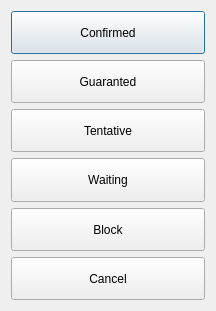
<?xml version="1.0" encoding="UTF-8"?>
<ui version="4.0">
 <class>DlgReserveConfirmStatus</class>
 <widget class="QDialog" name="DlgReserveConfirmStatus">
  <property name="geometry">
   <rect>
    <x>0</x>
    <y>0</y>
    <width>216</width>
    <height>311</height>
   </rect>
  </property>
  <property name="windowTitle">
   <string>Confirmation</string>
  </property>
  <layout class="QVBoxLayout" name="verticalLayout">
   <item>
    <widget class="QPushButton" name="btnConfirmed">
     <property name="maximumSize">
      <size>
       <width>222</width>
       <height>222</height>
      </size>
     </property>
     <property name="text">
      <string>Confirmed</string>
     </property>
     <property name="icon">
      <iconset resource="res.qrc">
       <normaloff>:/images/ball-green.png</normaloff>:/images/ball-green.png</iconset>
     </property>
    </widget>
   </item>
   <item>
    <widget class="QPushButton" name="btnGuaranted">
     <property name="maximumSize">
      <size>
       <width>222</width>
       <height>222</height>
      </size>
     </property>
     <property name="text">
      <string>Guaranted</string>
     </property>
     <property name="icon">
      <iconset resource="res.qrc">
       <normaloff>:/images/ball-yellow.png</normaloff>:/images/ball-yellow.png</iconset>
     </property>
    </widget>
   </item>
   <item>
    <widget class="QPushButton" name="btnTentative">
     <property name="maximumSize">
      <size>
       <width>222</width>
       <height>222</height>
      </size>
     </property>
     <property name="text">
      <string>Tentative</string>
     </property>
     <property name="icon">
      <iconset resource="res.qrc">
       <normaloff>:/images/ball-gray.png</normaloff>:/images/ball-gray.png</iconset>
     </property>
    </widget>
   </item>
   <item>
    <widget class="QPushButton" name="btnWaiting">
     <property name="maximumSize">
      <size>
       <width>222</width>
       <height>222</height>
      </size>
     </property>
     <property name="text">
      <string>Waiting</string>
     </property>
     <property name="icon">
      <iconset resource="res.qrc">
       <normaloff>:/images/ball-red.png</normaloff>:/images/ball-red.png</iconset>
     </property>
    </widget>
   </item>
   <item>
    <widget class="QPushButton" name="btnBlock">
     <property name="maximumSize">
      <size>
       <width>222</width>
       <height>222</height>
      </size>
     </property>
     <property name="text">
      <string>Block</string>
     </property>
     <property name="icon">
      <iconset resource="res.qrc">
       <normaloff>:/images/ball-blue.png</normaloff>:/images/ball-blue.png</iconset>
     </property>
    </widget>
   </item>
   <item>
    <widget class="QPushButton" name="btnCancel">
     <property name="maximumSize">
      <size>
       <width>222</width>
       <height>222</height>
      </size>
     </property>
     <property name="text">
      <string>Cancel</string>
     </property>
     <property name="icon">
      <iconset resource="res.qrc">
       <normaloff>:/images/cancel.png</normaloff>:/images/cancel.png</iconset>
     </property>
    </widget>
   </item>
  </layout>
 </widget>
 <resources>
  <include location="res.qrc"/>
 </resources>
 <connections/>
</ui>
